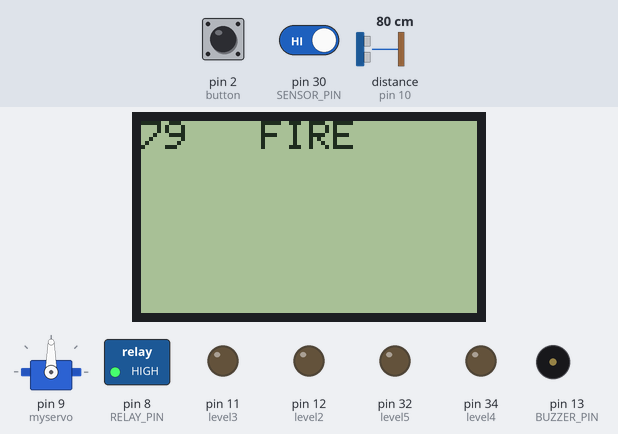
Bench run of a sketch on a simulated Arduino Mega 2560, built with avr-gcc and run on an emulated ATmega2560. Shown: 84×48 one-colour display, servo, switched loads named in the sketch (green lamp = pin HIGH), output pins drawn as LEDs (lit = HIGH), buzzer (waves = sounding, pin HIGH). The inputs (shaded band) are chosen by the test bench; at power-on: pin 30 (SENSOR_PIN) HIGH, distance to the obstacle (sensor on pin 10) 80 cm, pin 2 (button) LOW. The echo pulse lasts 58.3 µs per cm; pins used as bus, display or sensor lines are not drawn; what the sketch prints to the serial monitor is not drawn.

Above: at 8.6 s.
8.7 s: pin 30 (SENSOR_PIN) driven LOW
At 12.0 s:
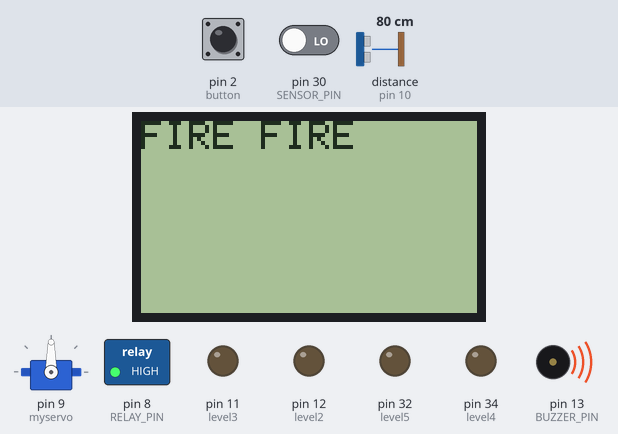
16.2 s: distance to the obstacle (sensor on pin 10) set to 21 cm
At 16.77 s:
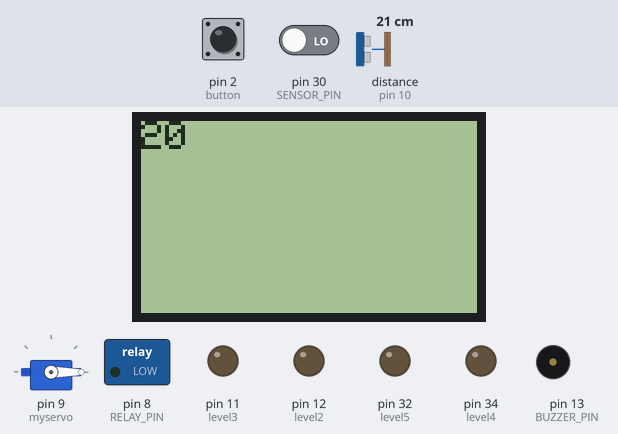
20.5 s: distance to the obstacle (sensor on pin 10) set to 17 cm
At 21.0 s:
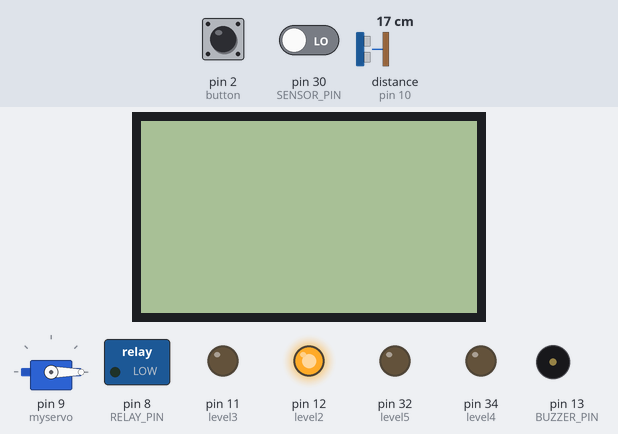
24.8 s: pin 30 (SENSOR_PIN) driven HIGH
At 26.2 s:
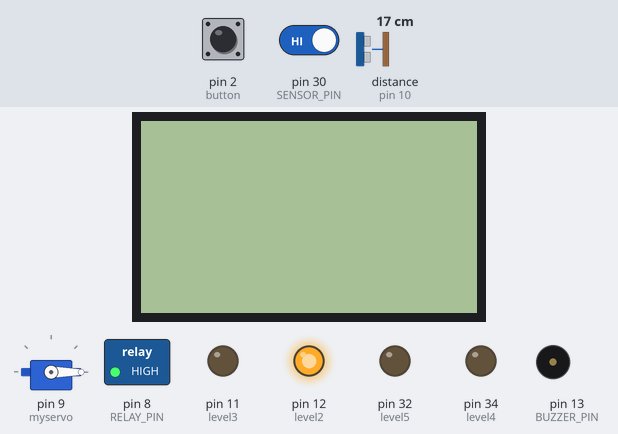
30.3 s: pin 2 (button) pulled HIGH for 3 s
At 34.2 s:
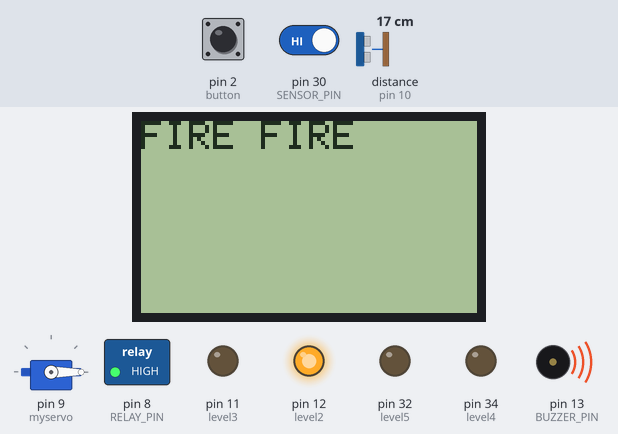
35.8 s: distance to the obstacle (sensor on pin 10) set to 12 cm
At 38.08 s:
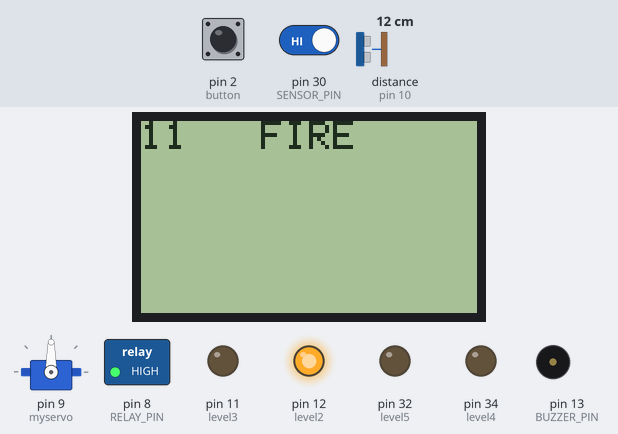
40.1 s: distance to the obstacle (sensor on pin 10) set to 9 cm
Timing chart, 0 to 46.8 s (numbered marks = the images above; inputs shaded):
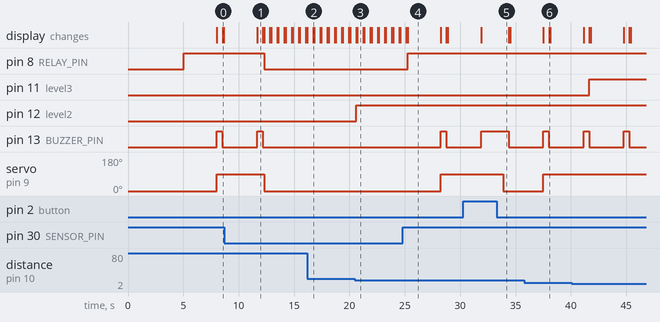

The sketch:

TAMAMLANDI__d_zenlendi.ino
```cpp
#include <Servo.h>
#include <PCD8544.h>

#define SENSOR_PIN 30
#define BUZZER_PIN 13
#define RELAY_PIN 8
#define SPRINKLER_START_DELAY 5000
#define SPRINKLER_ON_TIME 3000

int i;
int button=2;
int pos = 0;
int distance;
int safetyDistance;

const int trigPin = 36;
const int echoPin = 10;
const int level4 = 34;
const int level3 = 11;
const int level2 = 12;
const int level1 = 13;
const int level5 = 32;

float sonuc;
float deger;
float toplam=0;

long duration;
unsigned long previousTime = millis();

Servo myservo;
PCD8544 lcd;
//////////////////////////////////////////////////////////////
void setup() {

lcd.begin(84, 48);
myservo.attach(9);
myservo.write(0);
delay (5000);
pinMode(RELAY_PIN, OUTPUT);
pinMode(BUZZER_PIN, OUTPUT);
pinMode(SENSOR_PIN, INPUT);
pinMode(button,INPUT);
pinMode(trigPin, OUTPUT);
pinMode(echoPin, INPUT);
pinMode(level4, OUTPUT);
pinMode(level3, OUTPUT);
pinMode(level2, OUTPUT);
pinMode(level1, OUTPUT);
pinMode(level5, OUTPUT);

Serial.begin(9600);
deger=analogRead(10);

}
//////////////////////////////////////////////////////////////
void loop() {

  unsigned long previousTime = millis();

  int sensorValue = digitalRead(SENSOR_PIN);

  if (sensorValue == LOW)
  {
    if (millis() - previousTime > SPRINKLER_START_DELAY){
    digitalWrite(RELAY_PIN,LOW);
    Serial.println("PEACE");
    digitalWrite(BUZZER_PIN,LOW);
    } }

  else
  {
      digitalWrite(RELAY_PIN,HIGH);
      delay(SPRINKLER_ON_TIME);
      Serial.println("FIRE FIRE");
      lcd.setCursor(0, 0);
      lcd.print("FIRE FIRE");
      myservo.write(90);
      digitalWrite(BUZZER_PIN,HIGH);
  }
    if(sensorValue == LOW){
     digitalWrite(RELAY_PIN,LOW);
      digitalWrite(BUZZER_PIN,LOW);
      lcd.clear();
      myservo.write(0);
      }
    previousTime = 0;

  if(digitalRead(2)==1){
    myservo.write(90);
    delay(2000);
    myservo.write(0);
  }

if(button==1){

for(i=0;i<11;i++){
                                  // bu kısıma belki bir ölçüm kodu gerekebilir.
  toplam=toplam+deger;          // delay süresi ölçüm alma aralığı
  delay(1000);
if(i=10){
  sonuc=(toplam/10);                      // 10 ve 11 degeri istege göre değiştirilecek.
  lcd.setCursor(0, 0);
  lcd.print(sonuc);
  //delay(2500);                    // 2500 ekranda yazı kalma süresi
}
}
}
delay(500);    // 5 sn sistem kapalı kalacak sonra devam edecek


digitalWrite(trigPin, LOW);
delayMicroseconds(2);
digitalWrite(trigPin, HIGH);
delayMicroseconds(10);
digitalWrite(trigPin, LOW);
duration = pulseIn(echoPin, HIGH);
distance= duration*0.034/2;

safetyDistance = distance;
if (distance <=3)
{
  digitalWrite(level5, HIGH);
}

else
{
  digitalWrite(level5, LOW);
}

if (distance <=3)
{
  digitalWrite(level4, HIGH);
  delay(5000);
  digitalWrite(level4, LOW);
  delay(5000);
}

else
{
  digitalWrite(level4, LOW);
}

if (distance <=9)
{
  digitalWrite(level3, HIGH);
}

else
{
  digitalWrite(level3, LOW);
}

if (distance <=18)
{
  digitalWrite(level2, HIGH);
}

else
{
  digitalWrite(level2, LOW);
}

if (distance <=4)
{
  digitalWrite(level1, HIGH);
}

else
{
  digitalWrite(level1, LOW);
}

if (distance <=3)
{
  digitalWrite(level2, LOW);
  digitalWrite(level3, LOW);
  digitalWrite(level1, LOW);
  delay(10000);
}

Serial.print("Distance: ");
Serial.println(distance);

 lcd.setCursor(0, 0);
lcd.println(distance);
delay(100);
lcd.setCursor(0, 0);
lcd.clear();
}
```

Measured:
- the behaviour switches between 20 and 19 cm on distance to the obstacle (sensor on pin 10) (found by bisection; images 2 and 3)
- after the input at 8.7 s, pin 8 (RELAY_PIN): HIGH → LOW after 3.6 s; pin 13 (BUZZER_PIN): goes on until 12.2 s, then stays LOW; servo on pin 9 (myservo): 90° → 0° after 3.6 s
- after the input at 16.2 s, the display: changes after 0.52 s (image 2)
- after the input at 20.5 s, pin 12 (level2): LOW → HIGH after 0.10 s; the display: first changes after 0.10 s (image 3 shows a later state)
- after the input at 24.8 s, pin 8 (RELAY_PIN): LOW → HIGH after 0.45 s; pin 13 (BUZZER_PIN): LOW → HIGH after 3.5 s, → LOW 0.50 s later; servo on pin 9 (myservo): 0° → 90° after 3.5 s
- after the input at 30.3 s, servo on pin 9 (myservo): 90° → 0° after 3.6 s
- after the input at 40.1 s, pin 11 (level3): LOW → HIGH after 1.6 s
